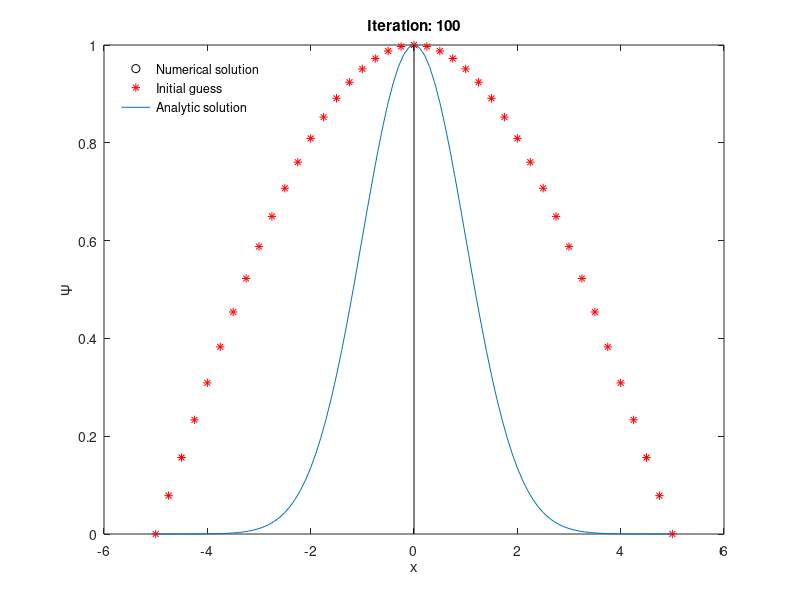

The MATLAB script that drew this image:
% qsho_fdrelax.m
% Solve the quantum simple harmonic oscillator for the lowest
% energy wave function using inverse power iteration relaxation 
% of the linear system obtained by finite differencing

% Clear memory and show only a few digits
clear all; format short;

% Define values of the independent variable
h=0.25; 
x=-5:h:5;
tau = 0.25;

% Size of the linear system
L=length(x);

% Number of matrix iterations
nits=100;

% Construct matrix D2 associated with the derivative
D2=-2*eye(L);
D2=D2+diag(ones(L-1,1),+1)+diag(ones(L-1,1),-1);
D2=D2/h^2;

% Coulomb potential
V = -1./abs(x);
V(x==0) = -inf;

% Add diagonal component associated with the potential
A=-D2+diag(V);
A = A*tau;

% Compute inverse matrix
B=inv(A);

% Initial guess for the wave function
psi0=zeros(L,1); 
%psi0(round(2*L/3))=1;
psi0=cos(0.5*pi*x/5)'; 
%psi0=sin(pi*x/5)';
psi=psi0;

% Analytic solution for lowest energy wave function
xa=-5:0.1:5;
psi_an=exp(-0.5*xa.^2);

figure(1);
for n=1:nits
  
  % Plot wave function at each iteration, initial wave 
  % function, and analytic solution
  plot(x,psi,'ko',x,psi0,'r*',xa,psi_an,[0 0],[0 1],'k')
  xlabel('x'); ylabel('\Psi');
  anno=legend('Numerical solution','Initial guess',...
      'Analytic solution');
  set (anno,'Box','off','Location','NorthWest')
  title(['Iteration: ',num2str(n)]);
  drawnow;
  %pause(0.1)
   
  % Inverse iteration & normalisation
  psi=psi + A*psi;
  psi=psi/max(abs(psi));
  
end

% Determine eigenvalue
energy_est=mean(psi./(B*psi));

disp('Estimate of eigenvalue E: ');
disp(energy_est);